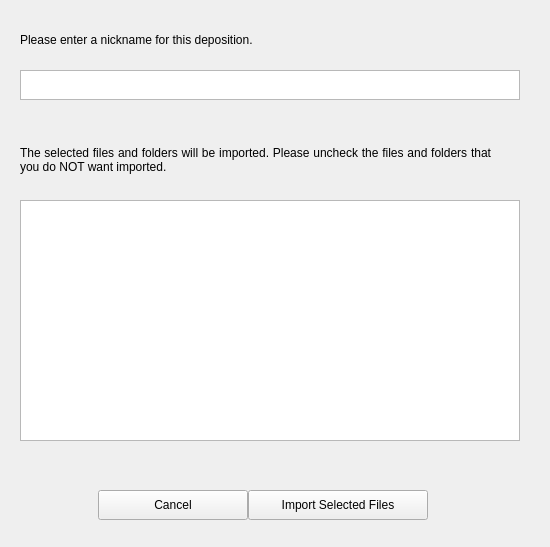
<?xml version="1.0" encoding="UTF-8"?>
<ui version="4.0">
 <class>Form</class>
 <widget class="QWidget" name="Form">
  <property name="geometry">
   <rect>
    <x>0</x>
    <y>0</y>
    <width>550</width>
    <height>547</height>
   </rect>
  </property>
  <property name="windowTitle">
   <string>File Import Tool</string>
  </property>
  <widget class="QListWidget" name="listWidget_files">
   <property name="geometry">
    <rect>
     <x>20</x>
     <y>200</y>
     <width>500</width>
     <height>241</height>
    </rect>
   </property>
  </widget>
  <widget class="QLabel" name="label_files">
   <property name="geometry">
    <rect>
     <x>20</x>
     <y>140</y>
     <width>471</width>
     <height>40</height>
    </rect>
   </property>
   <property name="text">
    <string>The selected files and folders will be imported. Please uncheck the files and folders that you do NOT want imported.</string>
   </property>
   <property name="alignment">
    <set>Qt::AlignJustify|Qt::AlignVCenter</set>
   </property>
   <property name="wordWrap">
    <bool>true</bool>
   </property>
  </widget>
  <widget class="QPlainTextEdit" name="plainTextEdit_nickname">
   <property name="geometry">
    <rect>
     <x>20</x>
     <y>70</y>
     <width>500</width>
     <height>30</height>
    </rect>
   </property>
  </widget>
  <widget class="QLabel" name="label_nickname">
   <property name="geometry">
    <rect>
     <x>20</x>
     <y>30</y>
     <width>481</width>
     <height>20</height>
    </rect>
   </property>
   <property name="text">
    <string>Please enter a nickname for this deposition.</string>
   </property>
   <property name="alignment">
    <set>Qt::AlignJustify|Qt::AlignVCenter</set>
   </property>
   <property name="wordWrap">
    <bool>true</bool>
   </property>
  </widget>
  <widget class="QPushButton" name="pushButton_cancel">
   <property name="geometry">
    <rect>
     <x>98</x>
     <y>490</y>
     <width>150</width>
     <height>30</height>
    </rect>
   </property>
   <property name="text">
    <string>Cancel</string>
   </property>
  </widget>
  <widget class="QPushButton" name="pushButton_submit">
   <property name="geometry">
    <rect>
     <x>248</x>
     <y>490</y>
     <width>180</width>
     <height>30</height>
    </rect>
   </property>
   <property name="text">
    <string>Import Selected Files</string>
   </property>
  </widget>
 </widget>
 <resources/>
 <connections/>
</ui>
